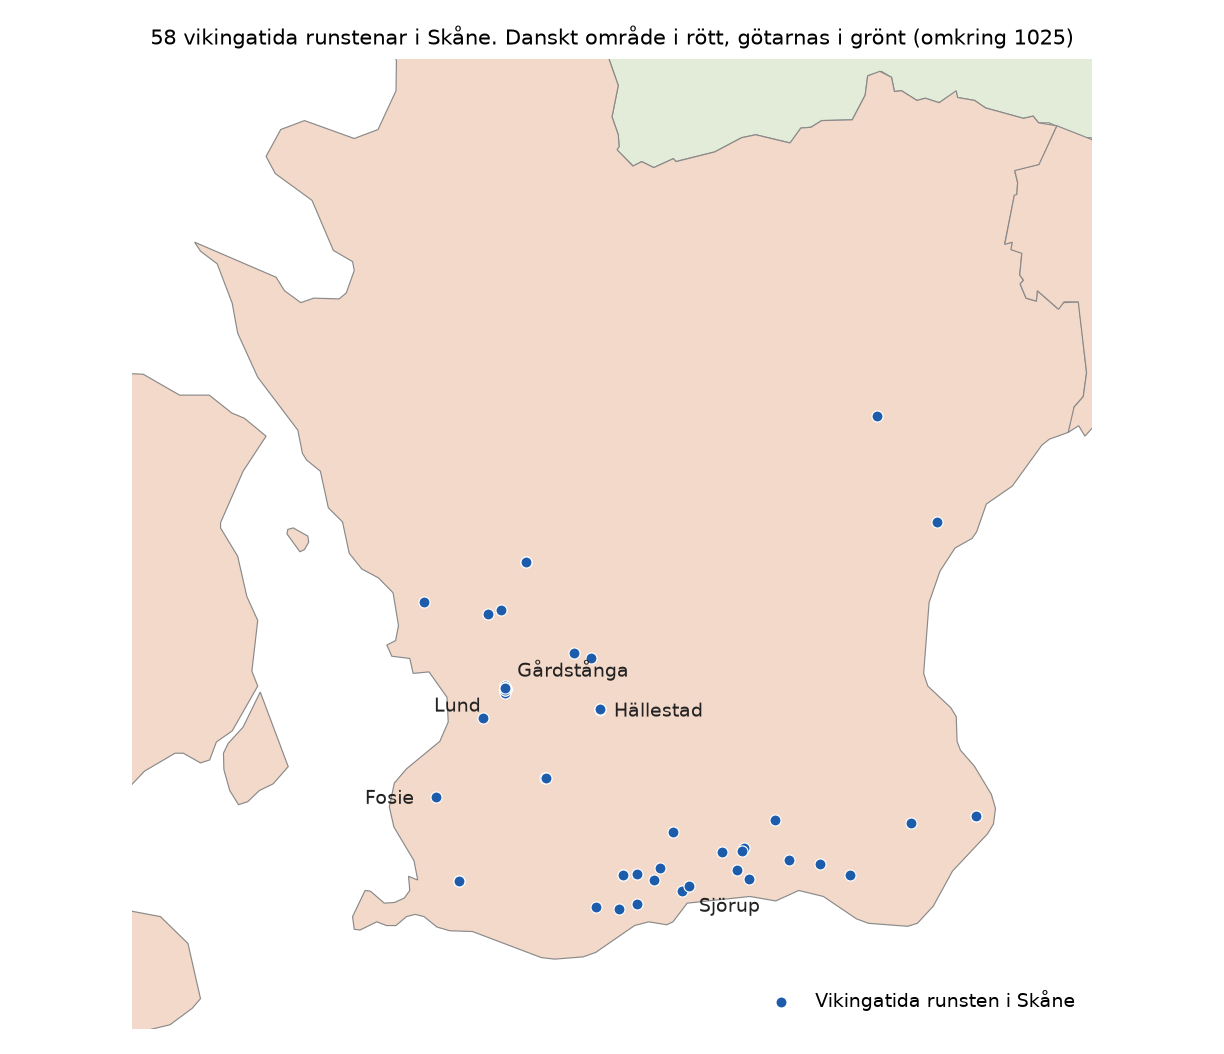

Source code (Python):
"""Kartan till Skåneartikeln: Skånes vikingatida runstenar (utdata/skane/skane.json) på rikenas ungefärliga gränser omkring
1025 (web/public/geo/riken.geojson, ODbL/public domain), Hällestad och Lund utpekade. Skriver utdata/skane/skane_karta.png.
    .venv/bin/python utdata/skane/skane_karta.py"""
import json
import os

import matplotlib
matplotlib.use("Agg")
import matplotlib.pyplot as plt  # noqa: E402
from matplotlib.patches import Polygon  # noqa: E402

ROOT = os.path.abspath(os.path.join(os.path.dirname(__file__), "..", ".."))
S = json.load(open(os.path.join(ROOT, "utdata", "skane", "skane.json"), encoding="utf-8"))
G = json.load(open(os.path.join(ROOT, "web", "public", "geo", "riken.geojson"), encoding="utf-8"))
COLOURS = {"danmark": "#f3d9c9", "gotar": "#e3ecd9", "svear": "#ead9c6", "norge": "#e6dff0", "bornholm": "#f3d9c9"}

fig, ax = plt.subplots(figsize=(7.2, 6.2), dpi=170)
for f in G["features"]:
    if f["properties"].get("epoch") != "1025":  # the realms as they stood when most of the stones were raised
        continue
    col = COLOURS.get(f["properties"].get("realm"), "#eeeeee")
    geom = f["geometry"]
    polys = geom["coordinates"] if geom["type"] == "MultiPolygon" else [geom["coordinates"]]
    for poly in polys:
        ax.add_patch(Polygon(poly[0], closed=True, facecolor=col, edgecolor="#8a8a8a", linewidth=0.5))
xs = [s["lon"] for s in S["skane"] if s["lon"] is not None]
ys = [s["lat"] for s in S["skane"] if s["lat"] is not None]
ax.scatter(xs, ys, s=22, color="#1c5cab", edgecolor="white", linewidth=0.5, zorder=5, label="Vikingatida runsten i Skåne")
LABELS = {"DR 295": ("Hällestad", (6, -3)), "DR 314": ("Lund", (-30, -11)), "DR 279": ("Sjörup", (4, -11)), "DR 330": ("Gårdstånga", (5, 5)), "DR 262": ("Fosie", (-30, -3))}
for s in S["skane"]:
    if s["signum"] in LABELS:
        text, off = LABELS[s["signum"]]
        ax.annotate(text, (s["lon"], s["lat"]), xytext=off, textcoords="offset points", fontsize=8, color="#222222", zorder=6)
ax.set_xlim(12.3, 14.6); ax.set_ylim(55.25, 56.55)
ax.set_aspect(1 / 0.56)
ax.set_xticks([]); ax.set_yticks([])
for sp in ax.spines.values():
    sp.set_visible(False)
ax.set_title(f"{len(xs)} vikingatida runstenar i Skåne. Danskt område i rött, götarnas i grönt (omkring 1025)", fontsize=9)
ax.legend(loc="lower right", fontsize=8, frameon=False)
fig.tight_layout()
fig.savefig(os.path.join(ROOT, "utdata", "skane", "skane_karta.png"))
print("karta sparad", len(xs))
